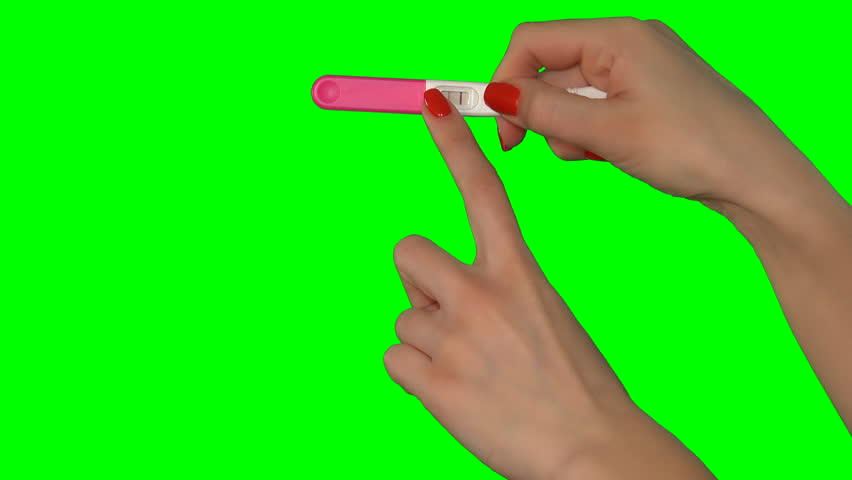
%> input picture Pixel_expansion/test3.jpg, 852 x 480 px
$ octave test_Kmeans.m   (GNU Octave 9; MATLAB toolbox functions it lacks are replaced by stand-ins)
%> lines starting %> are read from the running program, lines starting %| are printed output that depends on the picture
clear; close all;clc;
%% Image Loading
image = imread('test3.jpg');
%> image is the input picture: size 480x852x3 uint8; mean R, G, B 44.4, 216.2, 25
% figure;imshow(image), title('Original image');
[rows, cols, ~] = size(image);
%> rows = 480; cols = 852


%% Conversion to LAB space
%Transform the RGB image into a new kind of color space, the LAB one, where
%the L component represent the luminosity (don't use it here) and A and B
%represent the two different color information used
im_LAB = rgb2lab(image);
%> im_LAB: size 480x852x3 double; mean of channels 1, 2, 3 78, -58.4, 66

%% Applying the K-means clustering method
%keep the a and b component of Lab space
im_AB = im_LAB(:,:,2:3);

%reshape the obtained matrix (rowsxcolsx2) to get a 2columns matrix
%(rows*colsx2). Need because the function kmeans needs such a input.
im_AB_col = reshape(im_AB,rows*cols,2);
%reshape column wise: put each column of the matrix below the previous one,
%and each element contains 2 components (a and b), here they are put one
%aside each other (that is why there are 2 columns in the matrix)

%Specify the number of cathegories that we want (number on differents
%zones/centro飀es/classes used in the algorithm
nb_classes = 5;

%A very important thing is to avoid begining with centroid in local minima
%(his is due to the randomness initialization...) because in this case the
%algorith won't evolve anymore. Thus we re-iterate the whole k-means
%process nb_rep times
nb_rep = 3;    %Chosen arbitrarly

%Applyng teh K-means process by using a predifine matlab function
%Input: the AB image matrix, the criterion of evalutaion (how to compute
%the distance, may be euclidian or other...) and number of replication to
%avoid local minima
%Otput: a columns matrix (rows*colsx1) and for each element we have the
%class to which belong the pixel AND the position of the different
%centroide (not used).

% x1 = 1:1:cols;
% x2 = 1:1:rows;
% [x1G,x2G] = meshgrid(x1,x2);
% XGrid = [x1G(:),x2G(:)]; % Defines a fine grid on the plot

[class_column, class_center] = kmeans(im_AB_col,nb_classes,'distance','sqEuclidean','Replicates',nb_rep);
%> class_center = [-86.13 83.13; 55.56 16.56; 3.16 18.25; -45.2 47.78; 14.03 21.95]

class_centroid=[class_center(:,2)+floor(cols/2) class_center(:,1)+floor(rows/2)];
%> class_centroid = [509.1 153.9; 442.6 295.6; 444.2 243.2; 473.8 194.8; 447.9 254]
%% Reshape again to get the matrical form back
%reput in matricial form
class_matrix = reshape(class_column,rows,cols);
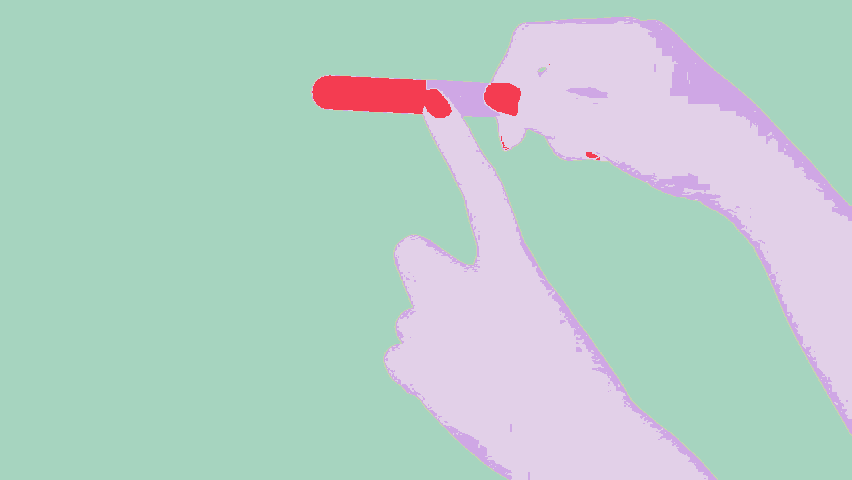
%> class_matrix: size 480x852 double; 5 distinct labels, from 1 to 5; one colour per label, 0 black
%plot the categories as grey levels
imshow(class_matrix,[]), title('Image segmented with a gray level for each of the classes');

%% Attribute colors from scribbles
% [63 lines of commented-out code are left out]

%% Attribute colors from the true image to the categories
segmented_images = cell(1,nb_classes);
rgb_label = repmat(class_matrix,[1 1 3]); %replique 3 fois en profondeur, 1 etage de profondeur par channel (R,G,B)
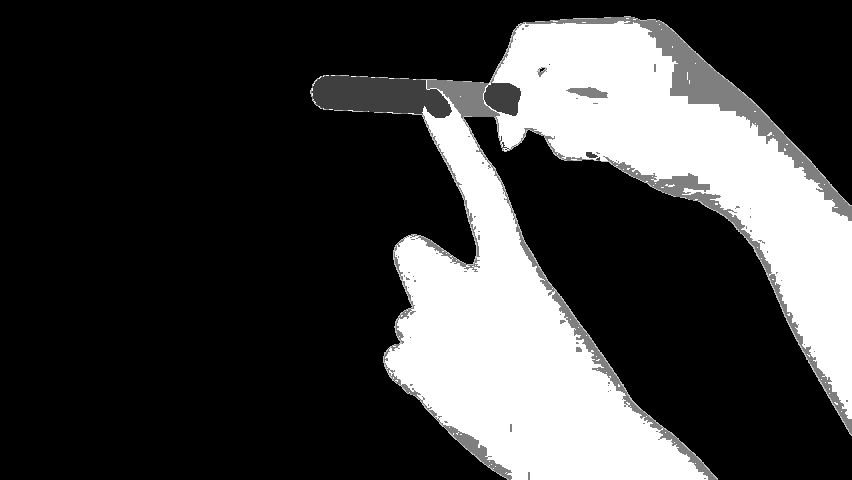
%> rgb_label: size 480x852x3 double; min 1, max 5, mean 2; drawn with min black and max white

for k = 1:nb_classes %go on the categories
    color = image;
    color(rgb_label ~= k) = 0; %put the pixels of the image copy ('color') to 0 if their category label
                               %is different from the kth label that is
                               %tested in the loop. The test is performed
                               %on the 3 channels (R,G,B) at the same time
    segmented_images{k} = color; %there is only the color of the category remaining
    figure;
    imshow(segmented_images{k}); %plots the different categories
end
%> this loop made 5 passes
%> pass 1, `imshow(segmented_images{k});`:
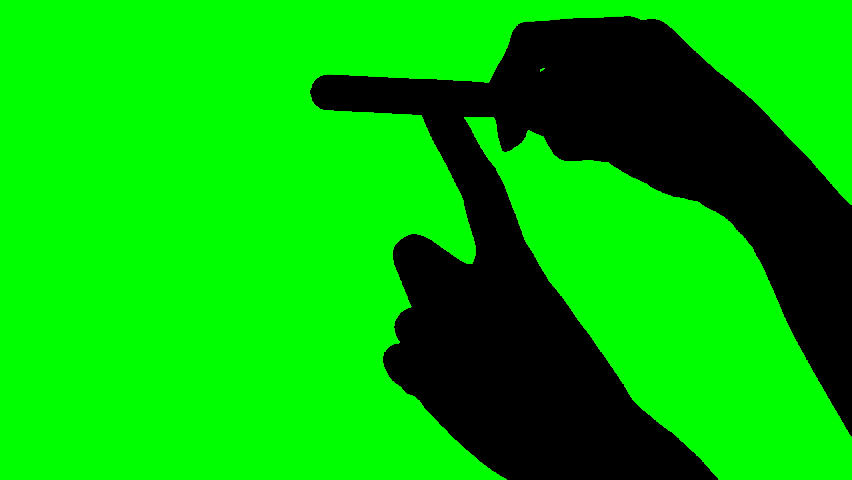
%> displayed picture: size 480x852x3, on the screen's scale of 0 to 255; mean R, G, B 0.1, 183.8, 0.1
%> pass 2, `imshow(segmented_images{k});`:
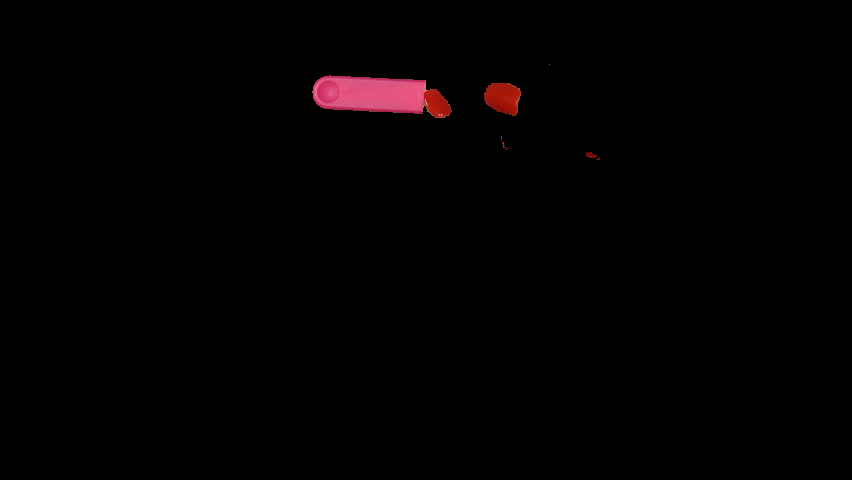
%> displayed picture: size 480x852x3, on the screen's scale of 0 to 255; mean R, G, B 2.6, 0.8, 1.1
%> after the loop:
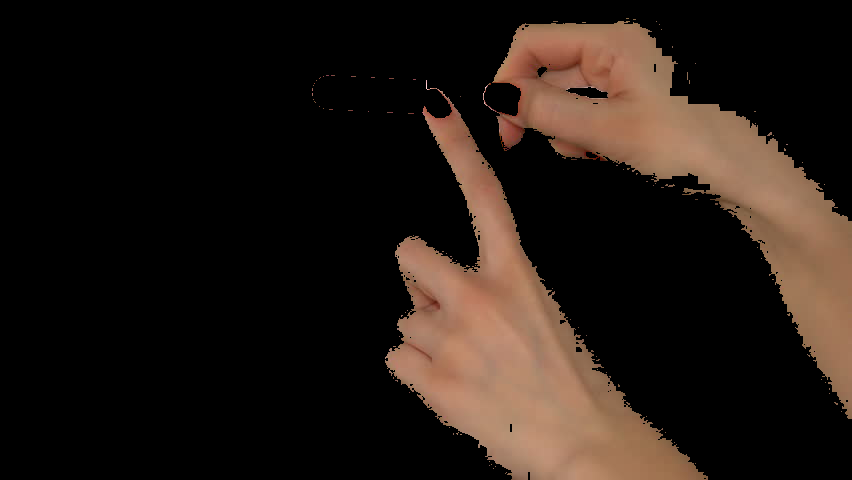
%> color: size 480x852x3 uint8; mean R, G, B 36.4, 26.4, 20.4
%> after the loop, segmented_images = 5 items

%% Extra K_means on the obtained images
% [21 lines of commented-out code are left out]

%% TO DO
% - to refine: perform a K-means on one of the "filtered" image: par ex sur
% test3.jpg les ongles et la barre en plastique sont mis dans la meme
% categorie, donc on pourrait faire k-means sur cette categories apr鑣
% - put the starting centroids of k-means by user interaction with the GUI
% -

$ run again, with Pixel_expansion/test5.jpg copied over Pixel_expansion/test3.jpg
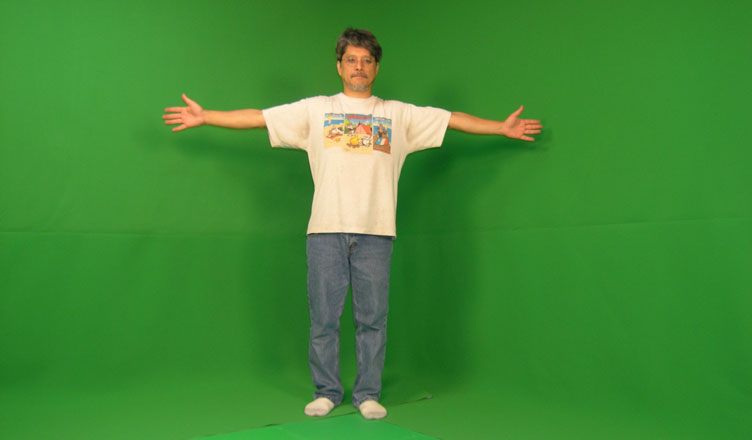
%> input picture Pixel_expansion/test5.jpg, 752 x 440 px
%> image is the input picture: size 440x752x3 uint8; mean R, G, B 64.2, 136.8, 53
%> im_LAB: size 440x752x3 double; mean of channels 1, 2, 3 51.2, -38.4, 37.5
%> class_center = [-44.25 40.83; 1.65 21.3; -4.9 -0.128; -38.38 35.49; 19.65 39.52]
%> class_centroid = [416.8 175.7; 397.3 221.7; 375.9 215.1; 411.5 181.6; 415.5 239.6]
%> `class_matrix = reshape(class_column,rows,cols);`:
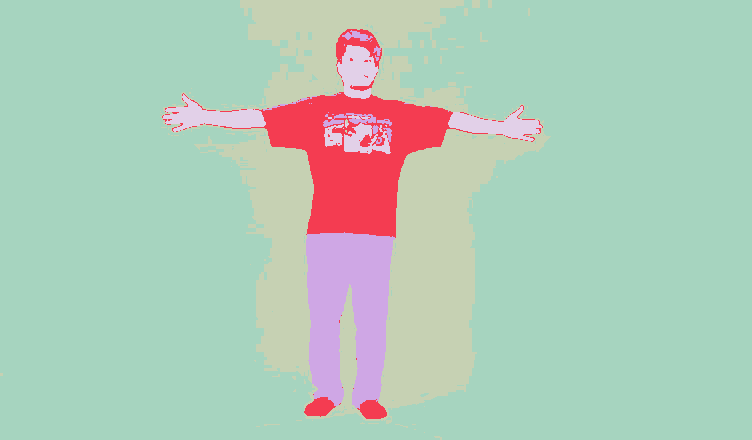
%> class_matrix: size 440x752 double; 5 distinct labels, from 1 to 5; one colour per label, 0 black
%> after the loop `for k = 1:nb_classes`:
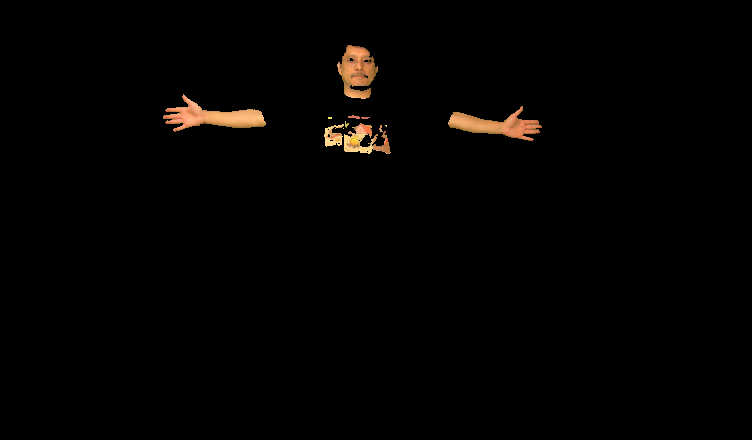
%> color: size 440x752x3 uint8; mean R, G, B 3.8, 2.6, 1.6
%> after the loop `for k = 1:nb_classes`: segmented_images = 5 items
